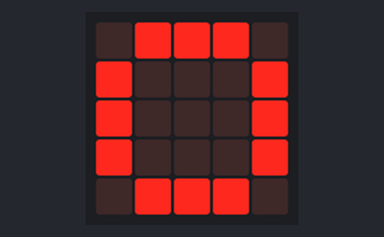
The program below on a simulated BBC micro:bit (MakeCode). Parts: the board's 5×5 LED display.

Above: at 0.2 s.

The program:

main.ts
```typescript
basic.forever(function () {
    basic.showLeds(`
        . # # # .
        # . . . #
        # . . . #
        # . . . #
        . # # # .
        `)
    basic.showLeds(`
        . . . . .
        . . . . .
        . . . . .
        . . . . .
        . . . . .
        `)
})
```

test.ts
```typescript
// Hier kann man Tests durchführen; diese Datei wird nicht kompiliert, wenn dieses Paket als Erweiterung verwendet wird.
```
